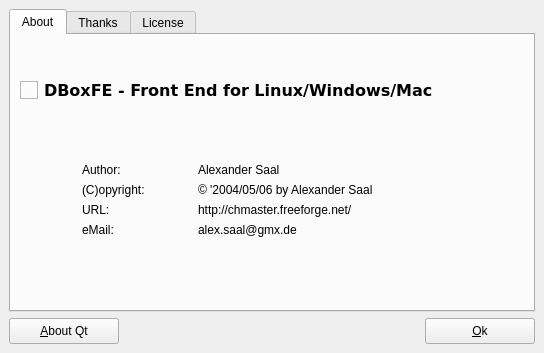
<ui version="4.0" >
 <author></author>
 <comment></comment>
 <exportmacro></exportmacro>
 <class>DBoxFE_About</class>
 <widget class="QWidget" name="DBoxFE_About" >
  <property name="geometry" >
   <rect>
    <x>0</x>
    <y>0</y>
    <width>544</width>
    <height>353</height>
   </rect>
  </property>
  <property name="minimumSize" >
   <size>
    <width>544</width>
    <height>353</height>
   </size>
  </property>
  <property name="maximumSize" >
   <size>
    <width>544</width>
    <height>353</height>
   </size>
  </property>
  <property name="windowTitle" >
   <string>About DBoxFE</string>
  </property>
  <property name="windowIcon" >
   <iconset resource="../res/dboxfe.qrc" >:/pics/images/default.png</iconset>
  </property>
  <layout class="QGridLayout" >
   <property name="margin" >
    <number>9</number>
   </property>
   <property name="spacing" >
    <number>6</number>
   </property>
   <item row="0" column="0" >
    <widget class="QTabWidget" name="tabWidgetAbout" >
     <widget class="QWidget" name="tabAbout" >
      <attribute name="title" >
       <string>About</string>
      </attribute>
      <layout class="QGridLayout" >
       <property name="margin" >
        <number>9</number>
       </property>
       <property name="spacing" >
        <number>6</number>
       </property>
       <item rowspan="3" row="2" column="0" >
        <spacer>
         <property name="orientation" >
          <enum>Qt::Horizontal</enum>
         </property>
         <property name="sizeHint" >
          <size>
           <width>40</width>
           <height>201</height>
          </size>
         </property>
        </spacer>
       </item>
       <item row="1" column="0" colspan="3" >
        <layout class="QHBoxLayout" >
         <property name="margin" >
          <number>0</number>
         </property>
         <property name="spacing" >
          <number>6</number>
         </property>
         <item>
          <widget class="QLabel" name="label" >
           <property name="minimumSize" >
            <size>
             <width>18</width>
             <height>18</height>
            </size>
           </property>
           <property name="maximumSize" >
            <size>
             <width>18</width>
             <height>18</height>
            </size>
           </property>
           <property name="frameShape" >
            <enum>QFrame::StyledPanel</enum>
           </property>
           <property name="frameShadow" >
            <enum>QFrame::Sunken</enum>
           </property>
           <property name="pixmap" >
            <pixmap resource="../res/dboxfe.qrc" >:/pics/images/default.png</pixmap>
           </property>
          </widget>
         </item>
         <item>
          <widget class="QLabel" name="label_2" >
           <property name="font" >
            <font>
             <family>Verdana</family>
             <pointsize>12</pointsize>
             <weight>75</weight>
             <italic>false</italic>
             <bold>true</bold>
             <underline>false</underline>
             <strikeout>false</strikeout>
            </font>
           </property>
           <property name="text" >
            <string>DBoxFE - Front End for Linux/Windows/Mac</string>
           </property>
          </widget>
         </item>
        </layout>
       </item>
       <item row="0" column="1" >
        <spacer>
         <property name="orientation" >
          <enum>Qt::Vertical</enum>
         </property>
         <property name="sizeHint" >
          <size>
           <width>371</width>
           <height>20</height>
          </size>
         </property>
        </spacer>
       </item>
       <item row="2" column="1" >
        <spacer>
         <property name="orientation" >
          <enum>Qt::Vertical</enum>
         </property>
         <property name="sizeHint" >
          <size>
           <width>371</width>
           <height>20</height>
          </size>
         </property>
        </spacer>
       </item>
       <item row="3" column="1" >
        <layout class="QVBoxLayout" >
         <property name="margin" >
          <number>0</number>
         </property>
         <property name="spacing" >
          <number>6</number>
         </property>
         <item>
          <layout class="QHBoxLayout" >
           <property name="margin" >
            <number>0</number>
           </property>
           <property name="spacing" >
            <number>6</number>
           </property>
           <item>
            <widget class="QLabel" name="label_3" >
             <property name="minimumSize" >
              <size>
               <width>110</width>
               <height>0</height>
              </size>
             </property>
             <property name="maximumSize" >
              <size>
               <width>110</width>
               <height>16777215</height>
              </size>
             </property>
             <property name="text" >
              <string>Author:</string>
             </property>
            </widget>
           </item>
           <item>
            <widget class="QLabel" name="label_9" >
             <property name="text" >
              <string>Alexander Saal</string>
             </property>
            </widget>
           </item>
          </layout>
         </item>
         <item>
          <layout class="QHBoxLayout" >
           <property name="margin" >
            <number>0</number>
           </property>
           <property name="spacing" >
            <number>6</number>
           </property>
           <item>
            <widget class="QLabel" name="label_6" >
             <property name="minimumSize" >
              <size>
               <width>110</width>
               <height>0</height>
              </size>
             </property>
             <property name="maximumSize" >
              <size>
               <width>110</width>
               <height>16777215</height>
              </size>
             </property>
             <property name="text" >
              <string>(C)opyright:</string>
             </property>
            </widget>
           </item>
           <item>
            <widget class="QLabel" name="label_11" >
             <property name="text" >
              <string>© '2004/05/06 by Alexander Saal</string>
             </property>
            </widget>
           </item>
          </layout>
         </item>
         <item>
          <layout class="QHBoxLayout" >
           <property name="margin" >
            <number>0</number>
           </property>
           <property name="spacing" >
            <number>6</number>
           </property>
           <item>
            <widget class="QLabel" name="label_7" >
             <property name="minimumSize" >
              <size>
               <width>110</width>
               <height>0</height>
              </size>
             </property>
             <property name="maximumSize" >
              <size>
               <width>110</width>
               <height>16777215</height>
              </size>
             </property>
             <property name="text" >
              <string>URL:</string>
             </property>
            </widget>
           </item>
           <item>
            <widget class="QLabel" name="label_10" >
             <property name="cursor" >
              <cursor>13</cursor>
             </property>
             <property name="text" >
              <string>http://chmaster.freeforge.net/</string>
             </property>
            </widget>
           </item>
          </layout>
         </item>
         <item>
          <layout class="QHBoxLayout" >
           <property name="margin" >
            <number>0</number>
           </property>
           <property name="spacing" >
            <number>6</number>
           </property>
           <item>
            <widget class="QLabel" name="label_8" >
             <property name="minimumSize" >
              <size>
               <width>110</width>
               <height>0</height>
              </size>
             </property>
             <property name="maximumSize" >
              <size>
               <width>110</width>
               <height>16777215</height>
              </size>
             </property>
             <property name="text" >
              <string>eMail:</string>
             </property>
            </widget>
           </item>
           <item>
            <widget class="QLabel" name="label_14" >
             <property name="cursor" >
              <cursor>13</cursor>
             </property>
             <property name="text" >
              <string>alex.saal@gmx.de</string>
             </property>
            </widget>
           </item>
          </layout>
         </item>
        </layout>
       </item>
       <item row="4" column="1" >
        <spacer>
         <property name="orientation" >
          <enum>Qt::Vertical</enum>
         </property>
         <property name="sizeHint" >
          <size>
           <width>381</width>
           <height>64</height>
          </size>
         </property>
        </spacer>
       </item>
       <item rowspan="3" row="2" column="2" >
        <spacer>
         <property name="orientation" >
          <enum>Qt::Horizontal</enum>
         </property>
         <property name="sizeHint" >
          <size>
           <width>40</width>
           <height>191</height>
          </size>
         </property>
        </spacer>
       </item>
      </layout>
     </widget>
     <widget class="QWidget" name="tabThanks" >
      <attribute name="title" >
       <string>Thanks</string>
      </attribute>
      <layout class="QGridLayout" >
       <property name="margin" >
        <number>9</number>
       </property>
       <property name="spacing" >
        <number>6</number>
       </property>
       <item row="0" column="0" >
        <widget class="QTextEdit" name="TEThanks" >
         <property name="readOnly" >
          <bool>true</bool>
         </property>
        </widget>
       </item>
      </layout>
     </widget>
     <widget class="QWidget" name="tabLicense" >
      <attribute name="title" >
       <string>License</string>
      </attribute>
      <layout class="QGridLayout" >
       <property name="margin" >
        <number>9</number>
       </property>
       <property name="spacing" >
        <number>6</number>
       </property>
       <item row="0" column="0" >
        <widget class="QTextEdit" name="TELicense" >
         <property name="readOnly" >
          <bool>true</bool>
         </property>
         <property name="html" >
          <string>&lt;html>&lt;head>&lt;meta name="qrichtext" content="1" />&lt;/head>&lt;body style=" white-space: pre-wrap; font-family:Verdana; font-size:12pt; font-weight:400; font-style:normal; text-decoration:none;">&lt;p style="-qt-paragraph-type:empty; margin-top:0px; margin-bottom:0px; margin-left:0px; margin-right:0px; -qt-block-indent:0; text-indent:0px;">&lt;/p>&lt;/body>&lt;/html></string>
         </property>
        </widget>
       </item>
      </layout>
     </widget>
    </widget>
   </item>
   <item row="1" column="0" >
    <layout class="QHBoxLayout" >
     <property name="margin" >
      <number>0</number>
     </property>
     <property name="spacing" >
      <number>6</number>
     </property>
     <item>
      <widget class="QPushButton" name="btnAboutQt" >
       <property name="minimumSize" >
        <size>
         <width>110</width>
         <height>26</height>
        </size>
       </property>
       <property name="maximumSize" >
        <size>
         <width>110</width>
         <height>26</height>
        </size>
       </property>
       <property name="text" >
        <string>&amp;About Qt</string>
       </property>
      </widget>
     </item>
     <item>
      <spacer>
       <property name="orientation" >
        <enum>Qt::Horizontal</enum>
       </property>
       <property name="sizeHint" >
        <size>
         <width>81</width>
         <height>20</height>
        </size>
       </property>
      </spacer>
     </item>
     <item>
      <widget class="QPushButton" name="btnOk" >
       <property name="minimumSize" >
        <size>
         <width>110</width>
         <height>26</height>
        </size>
       </property>
       <property name="maximumSize" >
        <size>
         <width>110</width>
         <height>26</height>
        </size>
       </property>
       <property name="text" >
        <string>&amp;Ok</string>
       </property>
      </widget>
     </item>
    </layout>
   </item>
  </layout>
 </widget>
 <pixmapfunction></pixmapfunction>
 <resources>
  <include location="../res/dboxfe.qrc" />
 </resources>
 <connections>
  <connection>
   <sender>btnOk</sender>
   <signal>clicked()</signal>
   <receiver>DBoxFE_About</receiver>
   <slot>close()</slot>
   <hints>
    <hint type="sourcelabel" >
     <x>400</x>
     <y>333</y>
    </hint>
    <hint type="destinationlabel" >
     <x>396</x>
     <y>333</y>
    </hint>
   </hints>
  </connection>
 </connections>
</ui>
